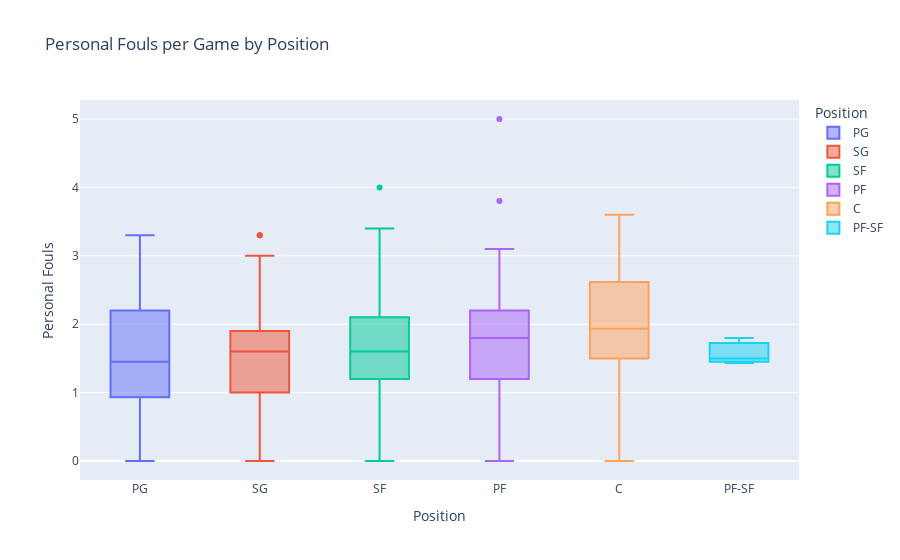

The cell this chart's notebook holds for it:
### Markdown cell above
### How are distributed the Personal Fouls Per Game according to the Positions assigned to each Player?

### Code cell
px.box(data_frame = df06,
       x = 'Pos',
       y = 'PF',
       color = 'Pos',
       hover_name = 'Player',
       title = 'Personal Fouls per Game by Position',
       labels = {'PF':'Personal Fouls', 'Pos': 'Position'},
       category_orders = {'Pos':('PG', 'SG', 'SF', 'PF', 'C', 'PF-SF', 'SF-SG', 'SG-PG')})

### Figure 1 — Plotly figure (JSON) as saved in the notebook; plotly's stock layout.template omitted (floating-point values rounded to 4 significant figures; data arrays with more than 128 entries replaced by an {"elided": "..."} marker saying what was removed)
{"data": [{"alignmentgroup": "True", "hovertemplate": "<b>%{hovertext}</b><br><br>Position=%{x}<br>Personal Fouls=%{y}<extra></extra>", "hovertext": ["Jose Alvarado", "Cole Anthony", "Ryan Arcidiacono", "LaMelo Ball", "Dalano Banton", "Patrick Beverley", "Buddy Boeheim", "Jamaree Bouyea", "Malcolm Brogdon", "Jalen Brunson", "Facundo Campazzo", "Jevon Carter", "Michael Carter-Williams", "Alex Caruso", "Kennedy Chandler", "Mike Conley", "Cade Cunningham", "Stephen Curry", "Dyson Daniels", "JD Davison", "Matthew Dellavedova", "Spencer Dinwiddie", "Luka Dončić", "Devon Dotson", "Jeff Dowtin", "Goran Dragić", "Kris Dunn", "Malachi Flynn", "Trent Forrest", "De'Aaron Fox", "Markelle Fultz", "Darius Garland", "Shai Gilgeous-Alexander", "Jacob Gilyard", "Jordan Goodwin", "Devonte' Graham", "Tyrese Haliburton", "R.J. Hampton", "James Harden", "Killian Hayes", "George Hill", "Aaron Holiday", "Jrue Holiday", "Trevor Hudgins", "Bones Hyland", "Kyrie Irving", "Frank Jackson", "Quenton Jackson", "Reggie Jackson", "Carlik Jones", "Tre Jones", "Tyus Jones", "Cory Joseph", "Vit Krejci", "Saben Lee", "Kira Lewis Jr.", "Damian Lillard", "Kyle Lowry", "Théo Maledon", "Tre Mann", "Miles McBride", "T.J. McConnell", "Jordan McLaughlin", "De'Anthony Melton", "Patty Mills", "Davion Mitchell", "Ja Morant", "Monte Morris", "Jamal Murray", "Raul Neto", "Daishen Nix", "Frank Ntilikina", "Chris Paul", "Cameron Payne", "Gary Payton II", "Scotty Pippen Jr.", "Jordan Poole", "Kevin Porter Jr.", "Jason Preston", "Payton Pritchard", "Immanuel Quickley", "Ryan Rollins", "Derrick Rose", "Ricky Rubio", "D'Angelo Russell", "Dennis Schröder", "Ben Simmons", "Kobi Simmons", "Marcus Smart", "Dennis Smith Jr.", "Ish Smith", "Jalen Suggs", "Fred VanVleet", "Gabe Vincent", "Kemba Walker", "John Wall", "TyTy Washington Jr.", "Russell Westbrook", "Lindell Wigginton", "Delon Wright", "McKinley Wright IV", "Trae Young"], "legendgroup": "PG", "marker": {"color": "#636efa"}, "name": "PG", "notched": false, "offsetgroup": "PG", "orientation": "v", "showlegend": true, "type": "box", "x": ["PG", "PG", "PG", "PG", "PG", "PG", "PG", "PG", "PG", "PG", "PG", "PG", "PG", "PG", "PG", "PG", "PG", "PG", "PG", "PG", "PG", "PG", "PG", "PG", "PG", "PG", "PG", "PG", "PG", "PG", "PG", "PG", "PG", "PG", "PG", "PG", "PG", "PG", "PG", "PG", "PG", "PG", "PG", "PG", "PG", "PG", "PG", "PG", "PG", "PG", "PG", "PG", "PG", "PG", "PG", "PG", "PG", "PG", "PG", "PG", "PG", "PG", "PG", "PG", "PG", "PG", "PG", "PG", "PG", "PG", "PG", "PG", "PG", "PG", "PG", "PG", "PG", "PG", "PG", "PG", "PG", "PG", "PG", "PG", "PG", "PG", "PG", "PG", "PG", "PG", "PG", "PG", "PG", "PG", "PG", "PG", "PG", "PG", "PG", "PG", "PG", "PG"], "x0": " ", "xaxis": "x", "y": [2, 2.6, 0.9333, 3.3, 1.1, 2.833, 0.6, 1.167, 1.6, 2.2, 0.4, 2, 1.3, 2.4, 0.4, 2.067, 2.8, 2.1, 1.7, 0.4, 0.6, 2.367, 2.5, 1.5, 0.5, 0.8667, 2.6, 1.2, 0.7, 2.4, 2.2, 2.1, 2.8, 3, 1.5, 1.2, 1.2, 1.1, 1.9, 2.9, 1.233, 1.3, 1.7, 0.2, 1.8, 2.767, 0, 1.1, 1.633, 0.3, 1.4, 0.4, 1.4, 0.6, 1.033, 1, 1.9, 2.6, 1.4, 1.5, 0.9, 1.4, 0.7, 2.5, 0.8, 1.4, 1.6, 1.2, 1.6, 1, 1, 1.4, 2.1, 1.8, 1.967, 0.5, 2.6, 2.6, 0.5, 0.8, 2, 0.8, 0.7, 1.5, 1.867, 2.2, 3.3, 0, 2.8, 2.3, 0.8, 2.3, 2.8, 2.3, 1.2, 1.7, 0.9, 2.167, 1, 1.2, 0.9, 1.4], "y0": " ", "yaxis": "y"}, {"alignmentgroup": "True", "hovertemplate": "<b>%{hovertext}</b><br><br>Position=%{x}<br>Personal Fouls=%{y}<extra></extra>", "hovertext": {"elided": "139 str values"}, "legendgroup": "SG", "marker": {"color": "#EF553B"}, "name": "SG", "notched": false, "offsetgroup": "SG", "orientation": "v", "showlegend": true, "type": "box", "x": {"elided": "139 str values"}, "x0": " ", "xaxis": "x", "y": {"elided": "139 float values"}, "y0": " ", "yaxis": "y"}, {"alignmentgroup": "True", "hovertemplate": "<b>%{hovertext}</b><br><br>Position=%{x}<br>Personal Fouls=%{y}<extra></extra>", "hovertext": ["Thanasis Antetokounmpo", "OG Anunoby", "Deni Avdija", "Patrick Baldwin Jr.", "Dominick Barlow", "Keita Bates-Diop", "MarJon Beauchamp", "Saddiq Bey", "Malaki Branham", "Mikal Bridges", "Oshae Brissett", "Dillon Brooks", "Jaylen Brown", "Troy Brown Jr.", "Reggie Bullock", "Jimmy Butler", "Jamal Cain", "Justin Champagnie", "Julian Champagnie", "Torrey Craig", "Jae Crowder", "DeMar DeRozan", "Ousmane Dieng", "Chris Duarte", "Kessler Edwards", "Simone Fontecchio", "AJ Griffin", "Jordan Hall", "Ron Harper Jr.", "Josh Hart", "Gordon Hayward", "Buddy Hield", "Haywood Highsmith", "Malcolm Hill", "Danuel House Jr.", "Caleb Houstan", "De'Andre Hunter", "Andre Iguodala", "Joe Ingles", "Brandon Ingram", "Justin Jackson", "Jalen Johnson", "Keldon Johnson", "Stanley Johnson", "Derrick Jones Jr.", "Herbert Jones", "Johnny Juzang", "Braxton Key", "Louis King", "Corey Kispert", "Anthony Lamb", "Kawhi Leonard", "Nassir Little", "Lauri Markkanen", "Naji Marshall", "Cody Martin", "Kenyon Martin Jr.", "Bennedict Mathurin", "Jalen McDaniels", "Jaden McDaniels", "Doug McDermott", "Khris Middleton", "Justin Minaya", "Josh Minott", "Chima Moneke", "Trey Murphy III", "Keegan Murray", "Svi Mykhailiuk", "Aaron Nesmith", "Jordan Nwora", "Chuma Okeke", "Isaac Okoro", "Eugene Omoruyi", "Royce O'Neale", "Cedi Osman", "Kelly Oubre Jr.", "Michael Porter Jr.", "Otto Porter Jr.", "Taurean Prince", "Cam Reddish", "Duncan Robinson", "Matt Ryan", "Jordan Schakel", "Xavier Sneed", "Max Strus", "Cole Swider", "Jae'Sean Tate", "Juan Toscano-Anderson", "Franz Wagner", "Ish Wainright", "Jabari Walker", "Yuta Watanabe", "Jack White", "Joe Wieskamp", "Andrew Wiggins", "Ziaire Williams", "Dylan Windler", "Justise Winslow"], "legendgroup": "SF", "marker": {"color": "#00cc96"}, "name": "SF", "notched": false, "offsetgroup": "SF", "orientation": "v", "showlegend": true, "type": "box", "x": ["SF", "SF", "SF", "SF", "SF", "SF", "SF", "SF", "SF", "SF", "SF", "SF", "SF", "SF", "SF", "SF", "SF", "SF", "SF", "SF", "SF", "SF", "SF", "SF", "SF", "SF", "SF", "SF", "SF", "SF", "SF", "SF", "SF", "SF", "SF", "SF", "SF", "SF", "SF", "SF", "SF", "SF", "SF", "SF", "SF", "SF", "SF", "SF", "SF", "SF", "SF", "SF", "SF", "SF", "SF", "SF", "SF", "SF", "SF", "SF", "SF", "SF", "SF", "SF", "SF", "SF", "SF", "SF", "SF", "SF", "SF", "SF", "SF", "SF", "SF", "SF", "SF", "SF", "SF", "SF", "SF", "SF", "SF", "SF", "SF", "SF", "SF", "SF", "SF", "SF", "SF", "SF", "SF", "SF", "SF", "SF", "SF", "SF"], "x0": " ", "xaxis": "x", "y": [0.6, 3, 2.8, 0.5, 2, 0.9, 1.4, 1.6, 1.7, 1.867, 1.2, 3.3, 2.6, 1.6, 2.1, 1.3, 1.2, 0.4, 1.067, 2.3, 1.5, 2.5, 1.1, 1.4, 1, 1.2, 1.2, 0.7, 0.3, 2.567, 1.4, 2, 1.5, 0.2, 1.2, 1.2, 3, 1.4, 1.6, 2.6, 0.3, 1.6, 2, 1.6, 1.3, 3.2, 0.7, 0, 4, 1.3, 2.2, 1.6, 1.2, 2.1, 1.5, 1.9, 1.8, 2.1, 2.5, 3.4, 1.8, 2.1, 2.3, 0.7, 1, 2, 2, 0.6667, 3.2, 1.267, 1.5, 2.1, 2.3, 3.1, 1.6, 2.9, 1.9, 0.9, 2.3, 1.8, 1.8, 0.8667, 0.5, 1.8, 2.1, 0.4, 3.4, 1.5, 2.3, 2, 1.2, 1.4, 0.5, 0.3, 2.9, 1.6, 0, 3.1], "y0": " ", "yaxis": "y"}, {"alignmentgroup": "True", "hovertemplate": "<b>%{hovertext}</b><br><br>Position=%{x}<br>Personal Fouls=%{y}<extra></extra>", "hovertext": ["Santi Aldama", "Kyle Anderson", "Giannis Antetokounmpo", "Paolo Banchero", "Harrison Barnes", "Scottie Barnes", "Nicolas Batum", "Darius Bazley", "Dāvis Bertāns", "Bojan Bogdanović", "Bol Bol", "Chris Boucher", "Jarrell Brantley", "Greg Brown III", "Vlatko Čančar", "Brandon Clarke", "John Collins", "Xavier Cooks", "Robert Covington", "Darius Days", "Moussa Diabaté", "Mamadi Diakite", "Tari Eason", "Dorian Finney-Smith", "Michael Foster Jr.", "Wenyen Gabriel", "Usman Garuba", "Rudy Gay", "Anthony Gill", "Aaron Gordon", "Jerami Grant", "RaiQuan Gray", "Draymond Green", "JaMychal Green", "Jeff Green", "Rui Hachimura", "Tobias Harris", "Sam Hauser", "Juancho Hernangómez", "Jonathan Isaac", "LeBron James", "Alize Johnson", "Cameron Johnson", "James Johnson", "Nikola Jović", "Mfiondu Kabengele", "Nathan Knight", "Jonathan Kuminga", "Kyle Kuzma", "Jake LaRavia", "Isaiah Livers", "Kenneth Lofton Jr.", "Kevin Love", "Trey Lyles", "Caleb Martin", "Evan Mobley", "Isaiah Mobley", "Markieff Morris", "Marcus Morris", "Larry Nance Jr.", "Georges Niang", "Zeke Nnaji", "KZ Okpala", "Aleksej Pokusevski", "Bobby Portis", "Micah Potter", "Julius Randle", "Jeremiah Robinson-Earl", "Isaiah Roby", "David Roddy", "Luka Šamanić", "Dario Šarić", "Admiral Schofield", "Chris Silva", "Jalen Smith", "Jabari Smith Jr.", "Jeremy Sochan", "Lamar Stevens", "Jayson Tatum", "Terry Taylor", "JT Thor", "Xavier Tillman Sr.", "Isaiah Todd", "Obi Toppin", "Karl-Anthony Towns", "P.J. Tucker", "Jarred Vanderbilt", "Dean Wade", "P.J. Washington", "Trendon Watford", "Grant Williams", "Jaylin Williams", "Kenrich Williams", "Patrick Williams", "Zion Williamson", "Thaddeus Young"], "legendgroup": "PF", "marker": {"color": "#ab63fa"}, "name": "PF", "notched": false, "offsetgroup": "PF", "orientation": "v", "showlegend": true, "type": "box", "x": ["PF", "PF", "PF", "PF", "PF", "PF", "PF", "PF", "PF", "PF", "PF", "PF", "PF", "PF", "PF", "PF", "PF", "PF", "PF", "PF", "PF", "PF", "PF", "PF", "PF", "PF", "PF", "PF", "PF", "PF", "PF", "PF", "PF", "PF", "PF", "PF", "PF", "PF", "PF", "PF", "PF", "PF", "PF", "PF", "PF", "PF", "PF", "PF", "PF", "PF", "PF", "PF", "PF", "PF", "PF", "PF", "PF", "PF", "PF", "PF", "PF", "PF", "PF", "PF", "PF", "PF", "PF", "PF", "PF", "PF", "PF", "PF", "PF", "PF", "PF", "PF", "PF", "PF", "PF", "PF", "PF", "PF", "PF", "PF", "PF", "PF", "PF", "PF", "PF", "PF", "PF", "PF", "PF", "PF", "PF", "PF"], "x0": " ", "xaxis": "x", "y": [1.9, 2.1, 3.1, 2.2, 1.3, 2.2, 1.9, 1.1, 1.2, 1.9, 1.3, 1.9, 0.8, 0.8, 1.4, 2.3, 3.1, 1.3, 1.8, 0.5, 0.7, 1.2, 2.3, 2.233, 0, 2.1, 1.8, 1.2, 1.2, 1.9, 2.4, 5, 3.1, 1.8, 1.8, 1.133, 2, 1.2, 1, 0.5, 1.6, 0.8, 1.967, 1.8, 1.3, 0.8, 1.1, 2.3, 2.3, 1.4, 2, 1.2, 1.567, 1.3, 2, 2.8, 0.6, 1.5, 2.1, 2, 1.9, 2, 1.1, 1.7, 1.6, 0.7, 3, 1.7, 1.3, 1.5, 2.4, 1.7, 1.6, 2, 2.3, 2.9, 2.5, 1.3, 2.2, 0.7, 1, 1.6, 0.7, 1, 3.8, 2.4, 2.4, 2, 2.6, 1.9, 2.4, 2.3, 2.1, 1.8, 2.2, 1.6], "y0": " ", "yaxis": "y"}, {"alignmentgroup": "True", "hovertemplate": "<b>%{hovertext}</b><br><br>Position=%{x}<br>Personal Fouls=%{y}<extra></extra>", "hovertext": ["Precious Achiuwa", "Steven Adams", "Bam Adebayo", "Jarrett Allen", "Deandre Ayton", "Udoka Azubuike", "Marvin Bagley III", "Mo Bamba", "Charles Bassey", "Khem Birch", "Goga Bitadze", "Bismack Biyombo", "Tony Bradley", "Moses Brown", "Thomas Bryant", "John Butler", "Clint Capela", "Vernon Carey Jr.", "Wendell Carter Jr.", "Nic Claxton", "Zach Collins", "Chance Comanche", "Anthony Davis", "Dewayne Dedmon", "Gorgui Dieng", "Andre Drummond", "Jalen Duren", "Joel Embiid", "Drew Eubanks", "Bruno Fernando", "Daniel Gafford", "Luka Garza", "Taj Gibson", "Rudy Gobert", "Blake Griffin", "Montrezl Harrell", "Isaiah Hartenstein", "Udonis Haslem", "Jaxson Hayes", "Willy Hernangómez", "Richaun Holmes", "Al Horford", "Jay Huff", "Serge Ibaka", "Isaiah Jackson", "Jaren Jackson Jr.", "Nikola Jokić", "Damian Jones", "Kai Jones", "DeAndre Jordan", "Frank Kaminsky", "Walker Kessler", "Maxi Kleber", "Christian Koloko", "Luke Kornet", "Jock Landale", "Alex Len", "Meyers Leonard", "Kevon Looney", "Brook Lopez", "Robin Lopez", "Sandro Mamukelashvili", "Boban Marjanović", "JaVale McGee", "Chimezie Metu", "Mike Muscala", "Nerlens Noel", "Jusuf Nurkić", "Onyeka Okongwu", "Kelly Olynyk", "Mason Plumlee", "Jakob Poeltl", "Kristaps Porziņģis", "Dwight Powell", "Neemias Queta", "Paul Reed", "Naz Reid", "Nick Richards", "Mitchell Robinson", "Orlando Robinson", "Domantas Sabonis", "Olivier Sarr", "Alperen Şengün", "Day'Ron Sharpe", "Pascal Siakam", "Marko Simonovic", "Jericho Sims", "Isaiah Stewart", "Daniel Theis", "Myles Turner", "Jonas Valančiūnas", "Noah Vonleh", "Nikola Vučević", "Moritz Wagner", "Mark Williams", "Robert Williams", "James Wiseman", "Christian Wood", "Omer Yurtseven", "Cody Zeller", "Ivica Zubac"], "legendgroup": "C", "marker": {"color": "#FFA15A"}, "name": "C", "notched": false, "offsetgroup": "C", "orientation": "v", "showlegend": true, "type": "box", "x": ["C", "C", "C", "C", "C", "C", "C", "C", "C", "C", "C", "C", "C", "C", "C", "C", "C", "C", "C", "C", "C", "C", "C", "C", "C", "C", "C", "C", "C", "C", "C", "C", "C", "C", "C", "C", "C", "C", "C", "C", "C", "C", "C", "C", "C", "C", "C", "C", "C", "C", "C", "C", "C", "C", "C", "C", "C", "C", "C", "C", "C", "C", "C", "C", "C", "C", "C", "C", "C", "C", "C", "C", "C", "C", "C", "C", "C", "C", "C", "C", "C", "C", "C", "C", "C", "C", "C", "C", "C", "C", "C", "C", "C", "C", "C", "C", "C", "C", "C", "C", "C"], "x0": " ", "xaxis": "x", "y": [1.9, 2.3, 2.8, 2.3, 2.8, 0.9, 1.9, 2.133, 2.1, 1.2, 1.7, 1.9, 0.2, 0.9, 1.667, 1.2, 2.1, 0.5, 2.8, 2.8, 3.2, 0, 2.6, 1.933, 1.8, 1.7, 2.7, 3.1, 2.2, 1.633, 2.4, 1.5, 1.7, 3, 1.8, 1.3, 2.6, 1.6, 1.4, 1.7, 1.2, 1.9, 2.1, 1.4, 2.4, 3.6, 2.5, 1.367, 1.4, 1.8, 0.5, 2.3, 2.3, 2.2, 1.2, 1.8, 1.1, 1.8, 2.7, 2.6, 1.2, 1.233, 0.3, 1.3, 1.2, 1.533, 2, 3.6, 3.1, 3.4, 2.667, 2.767, 3, 2.8, 1.4, 1.8, 2.6, 2.4, 2.7, 1.7, 3.5, 1.9, 3.4, 1.9, 3.2, 0.7, 1.8, 2.7, 1, 3.5, 3.1, 1.5, 2.2, 2.4, 2.2, 1.9, 2.4, 2.5, 1.8, 2.2, 2.9], "y0": " ", "yaxis": "y"}, {"alignmentgroup": "True", "hovertemplate": "<b>%{hovertext}</b><br><br>Position=%{x}<br>Personal Fouls=%{y}<extra></extra>", "hovertext": ["Kevin Durant", "Kevin Knox", "T.J. Warren"], "legendgroup": "PF-SF", "marker": {"color": "#19d3f3"}, "name": "PF-SF", "notched": false, "offsetgroup": "PF-SF", "orientation": "v", "showlegend": true, "type": "box", "x": ["PF-SF", "PF-SF", "PF-SF"], "x0": " ", "xaxis": "x", "y": [1.8, 1.433, 1.5], "y0": " ", "yaxis": "y"}], "layout": {"boxmode": "overlay", "legend": {"title": {"text": "Position"}, "tracegroupgap": 0}, "title": {"text": "Personal Fouls per Game by Position"}, "xaxis": {"anchor": "y", "categoryarray": ["PG", "SG", "SF", "PF", "C", "PF-SF", "SF-SG", "SG-PG"], "categoryorder": "array", "domain": [0, 1], "title": {"text": "Position"}}, "yaxis": {"anchor": "x", "domain": [0, 1], "title": {"text": "Personal Fouls"}}}}
